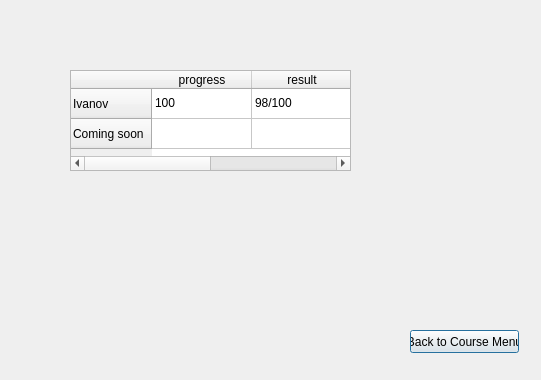
<?xml version="1.0" encoding="UTF-8"?>
<ui version="4.0">
 <class>GUIHandlerCourseResult</class>
 <widget class="QDialog" name="GUIHandlerCourseResult">
  <property name="geometry">
   <rect>
    <x>0</x>
    <y>0</y>
    <width>541</width>
    <height>380</height>
   </rect>
  </property>
  <property name="windowTitle">
   <string>Dialog</string>
  </property>
  <widget class="QTableWidget" name="tableWidget">
   <property name="geometry">
    <rect>
     <x>70</x>
     <y>70</y>
     <width>281</width>
     <height>101</height>
    </rect>
   </property>
   <row>
    <property name="text">
     <string>Ivanov</string>
    </property>
   </row>
   <row>
    <property name="text">
     <string>Coming soon</string>
    </property>
   </row>
   <column>
    <property name="text">
     <string>progress</string>
    </property>
   </column>
   <column>
    <property name="text">
     <string>result</string>
    </property>
   </column>
   <item row="0" column="0">
    <property name="text">
     <string>100</string>
    </property>
   </item>
   <item row="0" column="1">
    <property name="text">
     <string>98/100</string>
    </property>
   </item>
  </widget>
  <widget class="QPushButton" name="backToCourseMenu">
   <property name="geometry">
    <rect>
     <x>410</x>
     <y>330</y>
     <width>109</width>
     <height>23</height>
    </rect>
   </property>
   <property name="text">
    <string>Back to Course Menu</string>
   </property>
  </widget>
 </widget>
 <resources/>
 <connections/>
</ui>
